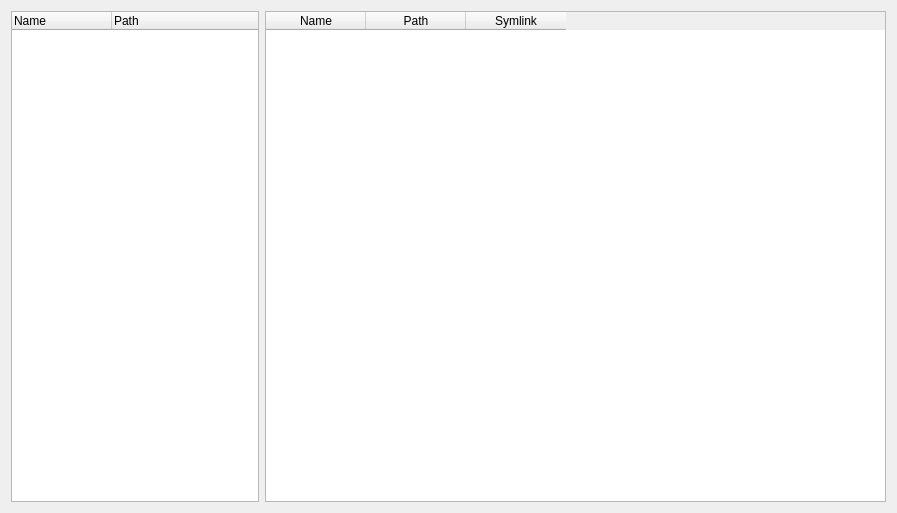
<?xml version="1.0" encoding="UTF-8"?>
<ui version="4.0">
 <class>FileTree</class>
 <widget class="QWidget" name="FileTree">
  <property name="geometry">
   <rect>
    <x>0</x>
    <y>0</y>
    <width>897</width>
    <height>513</height>
   </rect>
  </property>
  <property name="windowTitle">
   <string>Form</string>
  </property>
  <layout class="QGridLayout" name="gridLayout" rowstretch="0" columnstretch="2,5">
   <item row="0" column="0">
    <widget class="QTreeWidget" name="treeWidget_dir">
     <property name="editTriggers">
      <set>QAbstractItemView::EditTrigger::NoEditTriggers</set>
     </property>
     <column>
      <property name="text">
       <string>Name</string>
      </property>
     </column>
     <column>
      <property name="text">
       <string>Path</string>
      </property>
     </column>
    </widget>
   </item>
   <item row="0" column="1">
    <widget class="QTableWidget" name="tableWidget_files">
     <property name="editTriggers">
      <set>QAbstractItemView::EditTrigger::NoEditTriggers</set>
     </property>
     <property name="selectionMode">
      <enum>QAbstractItemView::SelectionMode::SingleSelection</enum>
     </property>
     <property name="selectionBehavior">
      <enum>QAbstractItemView::SelectionBehavior::SelectRows</enum>
     </property>
     <column>
      <property name="text">
       <string>Name</string>
      </property>
     </column>
     <column>
      <property name="text">
       <string>Path</string>
      </property>
     </column>
     <column>
      <property name="text">
       <string>Symlink</string>
      </property>
     </column>
    </widget>
   </item>
  </layout>
 </widget>
 <resources/>
 <connections/>
</ui>
